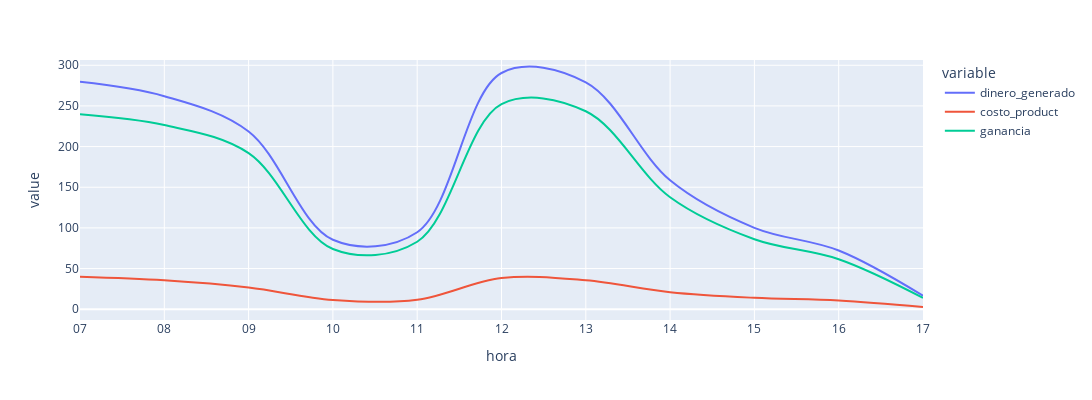

Write notebook code for a chart like this one.
### Code cell
fig = px.line(venta_hora, x="hora", y="value", color="variable",
        line_shape="spline", render_mode="svg")

fig.update_layout(width=1600, height=400)
fig.show()

### Figure 1 — Plotly figure (JSON) as saved in the notebook; plotly's stock layout.template omitted (floating-point values rounded to 4 significant figures)
{"data": [{"hovertemplate": "variable=dinero_generado<br>hora=%{x}<br>value=%{y}<extra></extra>", "legendgroup": "dinero_generado", "line": {"color": "#636efa", "dash": "solid", "shape": "spline"}, "marker": {"symbol": "circle"}, "mode": "lines", "name": "dinero_generado", "orientation": "v", "showlegend": true, "type": "scatter", "x": ["07", "08", "09", "10", "11", "12", "13", "14", "15", "16", "17"], "xaxis": "x", "y": [279.7, 262, 218.6, 85.4, 94.6, 290.5, 279, 158.5, 100.1, 72.2, 16.6], "yaxis": "y"}, {"hovertemplate": "variable=costo_product<br>hora=%{x}<br>value=%{y}<extra></extra>", "legendgroup": "costo_product", "line": {"color": "#EF553B", "dash": "solid", "shape": "spline"}, "marker": {"symbol": "circle"}, "mode": "lines", "name": "costo_product", "orientation": "v", "showlegend": true, "type": "scatter", "x": ["07", "08", "09", "10", "11", "12", "13", "14", "15", "16", "17"], "xaxis": "x", "y": [39.9, 35.55, 26.69, 11.41, 11.64, 38.3, 35.55, 20.85, 14.01, 10.72, 2.71], "yaxis": "y"}, {"hovertemplate": "variable=ganancia<br>hora=%{x}<br>value=%{y}<extra></extra>", "legendgroup": "ganancia", "line": {"color": "#00cc96", "dash": "solid", "shape": "spline"}, "marker": {"symbol": "circle"}, "mode": "lines", "name": "ganancia", "orientation": "v", "showlegend": true, "type": "scatter", "x": ["07", "08", "09", "10", "11", "12", "13", "14", "15", "16", "17"], "xaxis": "x", "y": [239.9, 226.4, 192.0, 74.04, 82.96, 252.2, 243.5, 137.7, 86.09, 61.48, 13.94], "yaxis": "y"}], "layout": {"height": 400, "legend": {"title": {"text": "variable"}, "tracegroupgap": 0}, "margin": {"t": 60}, "width": 1600, "xaxis": {"anchor": "y", "domain": [0, 1], "title": {"text": "hora"}}, "yaxis": {"anchor": "x", "domain": [0, 1], "title": {"text": "value"}}}}
